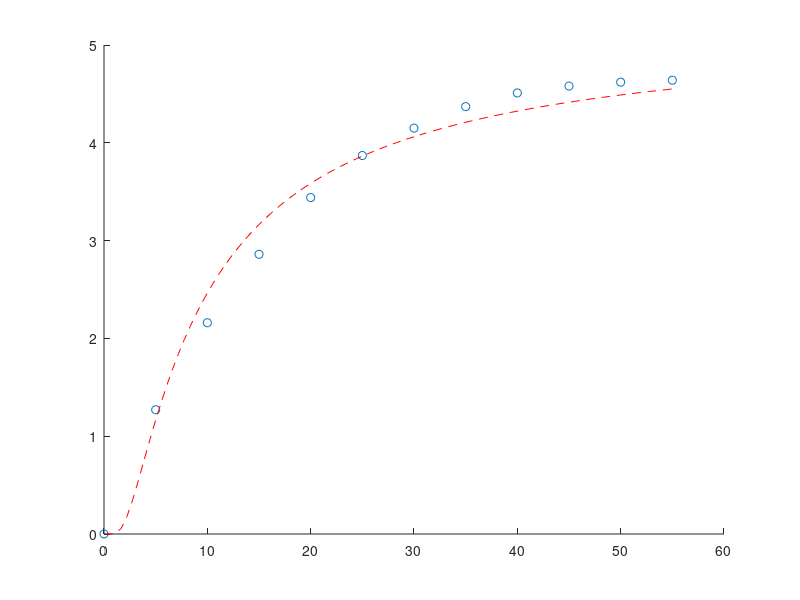

Here is the MATLAB script that generated this plot:
% hold on
% x_scatter = [19 25 31 38 44];
% y_scatter = [19.0 32.3 49.0 73.3 97.8];
% scatter(x_scatter,y_scatter);
% 
% x = linspace(19,44,100);
% y = 0.9726046+0.0500351*x.^2;
% plot(x,y,"r--")
% 
% hold off

hold on
x_scatter = [0 5 10 15 20 25 30 35 40 45 50 55];
y_scatter = [0 1.27 2.16 2.86 3.44 3.87 4.15 4.37 4.51 4.58 4.62 4.64];
scatter(x_scatter,y_scatter);

x = linspace(0,55,100);
y = 5.21510*exp(-7.49617./x);
plot(x,y,"r--")

hold off



